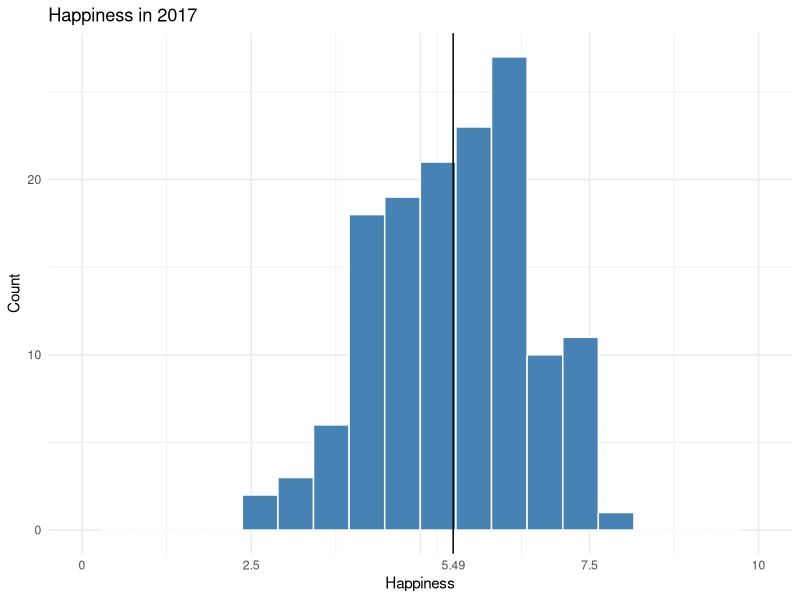
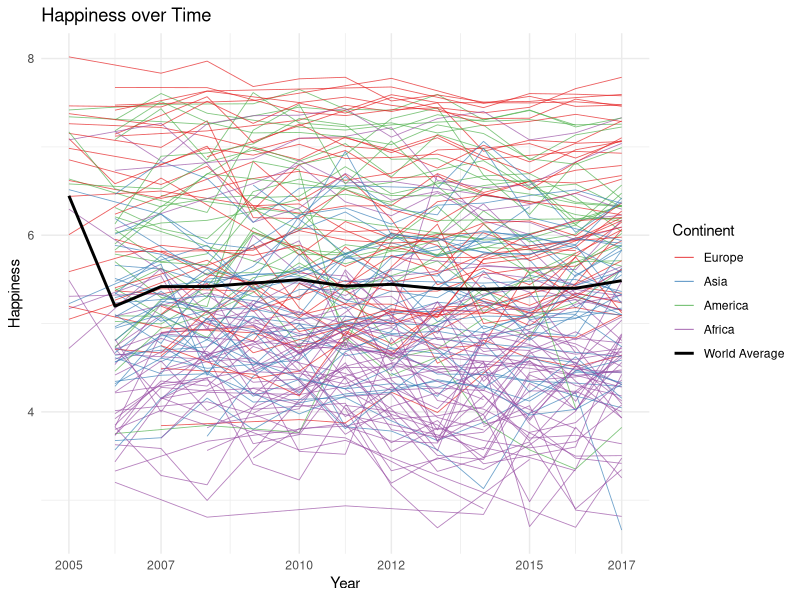
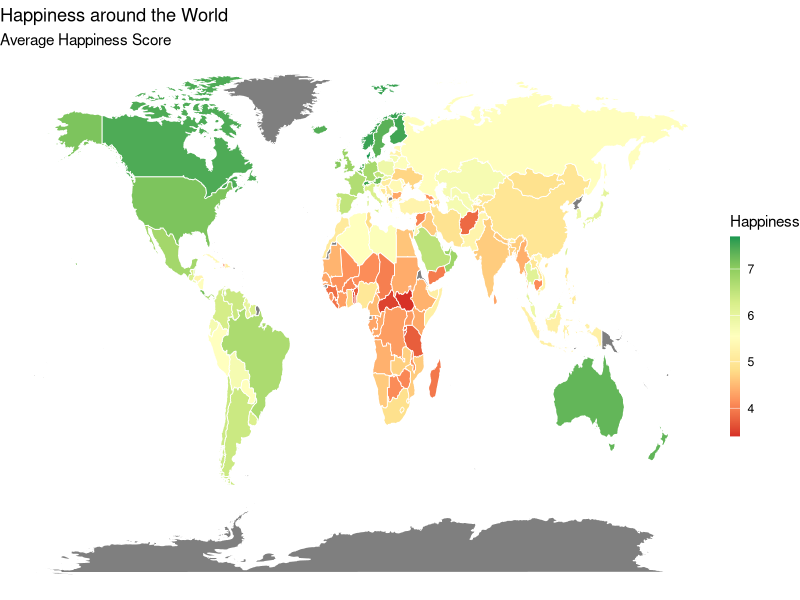
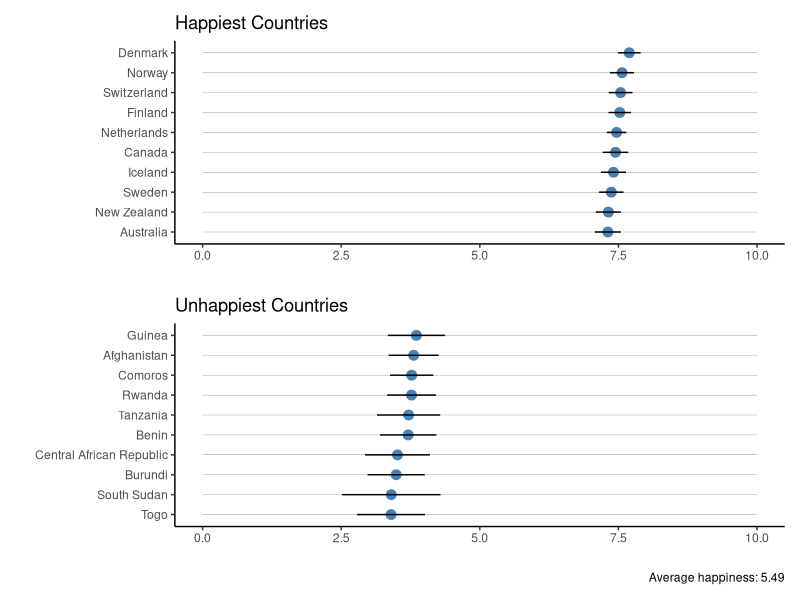
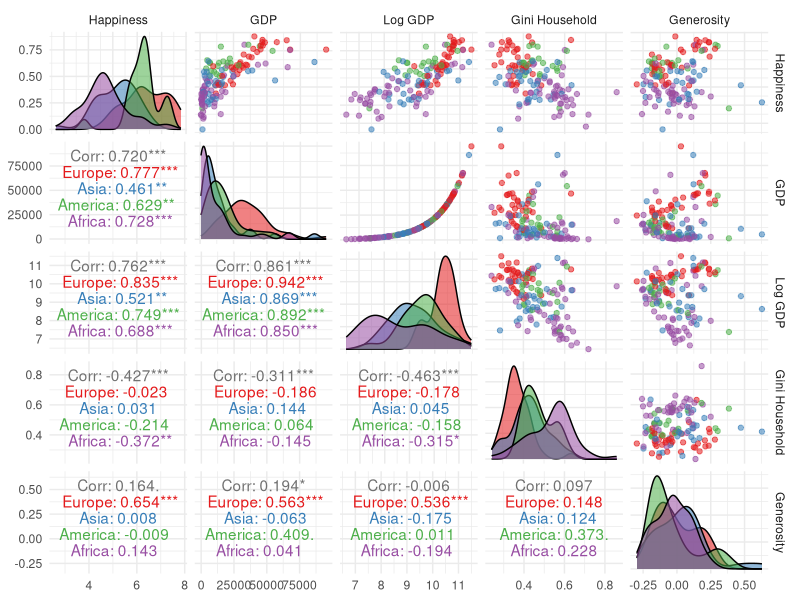
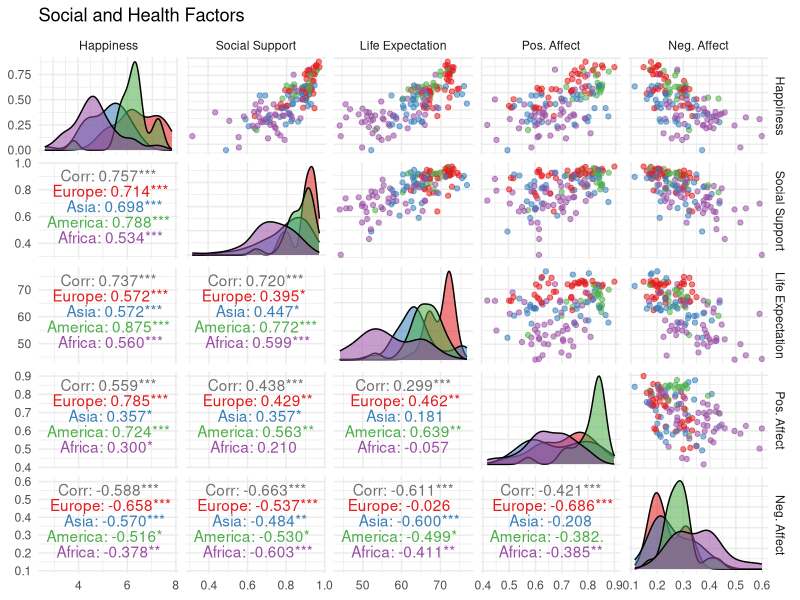
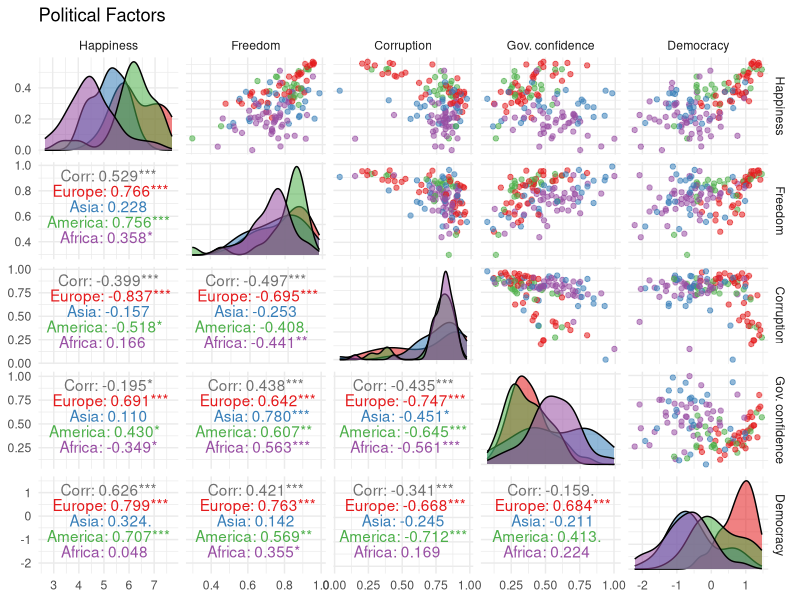
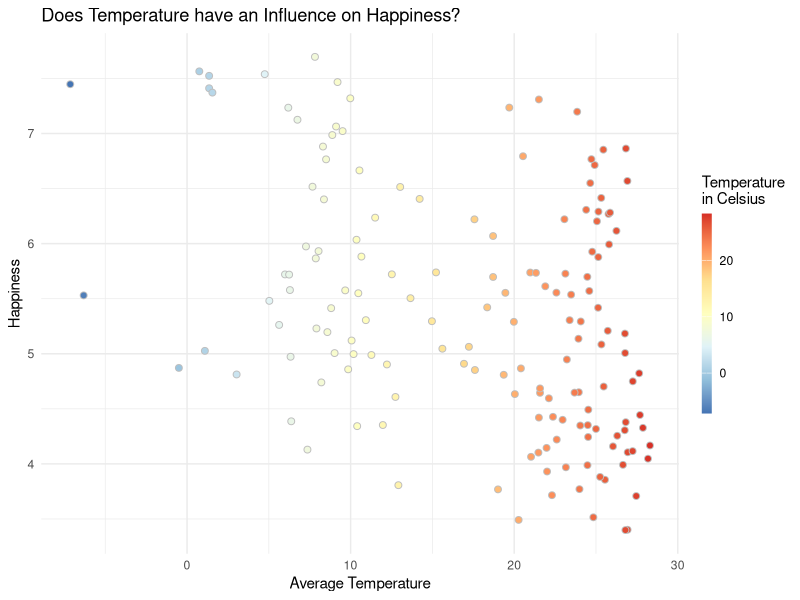

These figures' R source, in order:
## ---- chunk 1
knitr::opts_chunk$set(echo = FALSE, message = F, warning = F)
## ---- chunk 2
library(tidyverse)
library(GGally)          # nice pair plots
library(patchwork)       # patch plots together
library(gganimate)       # fancy animations

ggplot <- function(...) ggplot2::ggplot(...) + scale_color_brewer(palette="Set1") +scale_fill_brewer(palette="Set1")
unlockBinding("ggplot",parent.env(asNamespace("GGally")))
assign("ggplot",ggplot,parent.env(asNamespace("GGally")))
## ---- chunk 3
d <- read_csv("../data/WHR2018Chapter2OnlineData.csv") %>%
  rename(happiness =`Life Ladder`, 
         log_gdp =`Log GDP per capita`, 
         social = `Social support`, 
         health = `Healthy life expectancy at birth`, 
         freedom = `Freedom to make life choices`, 
         generosity = Generosity, 
         corruption = `Perceptions of corruption`, 
         pos_affect = `Positive affect`, 
         neg_affect = `Negative affect`, 
         gov_confidence = `Confidence in national government`, 
         democracy = `Democratic Quality`, 
         delivery = `Delivery Quality`, 
         sd_happiness = `Standard deviation of ladder by country-year`, 
         sd_mean_happiness = `Standard deviation/Mean of ladder by country-year`,
         gini = `GINI index (World Bank estimate)`, 
         gini_avg = `GINI index (World Bank estimate), average 2000-15`, 
         gini_household = `gini of household income reported in Gallup, by wp5-year`)
## ---- chunk 4
missing_regions <- c("Comoros" = "Sub-Saharan Africa",
  "Cuba" = "Latin America and Caribbean",
  "Djibouti" = "Middle East and North Africa",
  "Guyana" = "Latin America and Caribbean",
  "Oman" = "Middle East and North Africa",
  "Somaliland region" = "Middle East and North Africa",
  "Suriname" = "Latin America and Caribbean",
  "Swaziland" = "Sub-Saharan Africa")

d2 <- read_csv("../data/WHR2018Chapter2OnlineData_supporting_factors.csv") %>%
  select(country, region = `Region indicator`) 



d <- d %>%
  left_join( d2, by="country") %>%
  mutate(region = ifelse(is.na(region), country, region)) %>%
  mutate(region = str_replace_all(region, missing_regions)) %>%
  mutate(continent = fct_collapse(region,
                                  America=c("North America and ANZ", "Latin America and Caribbean"),
                                  Africa=c("Middle East and North Africa", "Sub-Saharan Africa" ),
                                  Asia=c("South Asia", "Southeast Asia", "East Asia", 
                                         "Commonwealth of Independent States"),
                                  Europe=c("Central and Eastern Europe", "Western Europe")
                                  )) 
## ---- chunk 5
country_spell_list <- c("Egypt, Arab Rep."="Egypt",
   "Russian Federation"="Russia",
   "Korea, Rep."="South Korea",
   "Yemen, Rep."="Yemen",
   "Slovak Republic"="Slovakia",
   "Iran, Islamic Rep."="Iran",
   "Congo, Rep."="Congo (Brazzaville)",
   "Congo, Dem. Rep."="Congo (Kinshasa)",
   "Hong Kong SAR, China"="Hong Kong S.A.R. of China",
   "Cote d'Ivoire"="Ivory Coast",
   "Kyrgyz Republic"="Kyrgyzstan",
   "Macedonia, FYR"="Macedonia",
   "Lao PDR"="Laos",
   "Venezuela, RB"="Venezuela")

gdp <- read_csv("../data/worldbank_gdp.csv",
                skip=3) %>%
  rename(country=`Country Name`, country_code=`Country Code`) %>%
  select(country, country_code, `1960`:`2017`) %>%
  gather(key="year", value="gdp", `1960`:`2017`) %>%
  mutate(log_gdp = log(gdp),
         year=as.numeric(year)) %>%
  mutate(country = str_replace_all(country, country_spell_list))



d <- d %>%
  select(-log_gdp) %>% 
  left_join( gdp, by=c("country", "year")) %>%
  select(country, country_code, region, continent, year, happiness, gdp, log_gdp, social:gini_household)

missing_country_codes <- c("Swaziland"="SWZ",
  "Palestinian Territories"="PSE",
  "North Cyprus"="CYP",
  "Somaliland"="SOM",
  "Taiwan Province of China"="TWN")

d <- d %>% 
 mutate(country_code = ifelse(is.na(country_code), country, country_code)) %>%
  mutate(country_code = str_replace_all(country_code, missing_country_codes))
  
## ---- chunk 6
d %>% 
  filter(year==2017) %>%
  ggplot(aes(x=happiness)) +
  geom_histogram(bins=20, fill="steelblue", col="white") +
  labs(x="Happiness", y="Count", title="Happiness in 2017") + 
  geom_vline(xintercept = mean(d %>% filter(year == 2017) %>% pull(happiness))) + 
  scale_x_continuous(breaks = c(0, 2.5,  5, 5.49, 7.5, 10), 
                     labels = c(0, 2.5, "", 5.49, 7.5, 10),
                    limits = c(0, 10) ) + 
  theme_minimal()
## ---- chunk 7
trend <- d %>%
  group_by(year) %>%
  summarise(happiness = mean(happiness))

d %>%
  ggplot(aes(x=year, y=happiness)) + 
  geom_line(aes(group=country, col=continent), alpha=0.7, size=0.3) +
  scale_color_manual(values=c("#E41A1C", "#377EB8", "#4DAF4A", "#984EA3", "#000000")) +
  scale_x_continuous(breaks=c(2005, 2007, 2010, 2012, 2015, 2017)) +
  geom_line(data=trend, size=1, aes(x=year, y=happiness, col="World Average")) +
  theme_minimal() +
  guides(colour = guide_legend(override.aes = list(alpha=1, size=1.5))) +
  labs(x="Year", y="Happiness", color="Continent", title="Happiness over Time")
## ---- chunk 8
map_correction <- c("Democratic Republic of the Congo"="Congo (Brazzaville)",
                    "Palestine"="Palestinian Territories",
                    "Republic of Congo"="Congo (Kinshasa)",
                    "Taiwan"="Taiwan Province of China",
                    "USA"="United States",
                    "UK"="United Kingdom")

world <- map_data("world") %>%
  rename(country = region) %>%
  mutate(country = str_replace_all(country, map_correction))

world_map <- world %>%
  left_join(d %>% 
              group_by(country) %>%
              summarize(happiness=mean(happiness), na.rm=T), by="country")

world_map %>% 
ggplot( aes(x=long, y=lat, group=group, fill=happiness)) +
  geom_polygon(col="white", size=0.3) +
  coord_cartesian() +
  scale_fill_distiller(palette="RdYlGn", direction=1) +
  theme_void() +
  labs(fill="Happiness", title="Happiness around the World", subtitle="Average Happiness Score") +
  guides(fill = guide_colourbar(barwidth = 0.5, barheight = 10))
## ---- chunk 9
happiest <- d %>% 
  group_by(country) %>%
  summarize(happiness=mean(happiness, na.rm=T),
            sd_mean_happiness=mean(sd_mean_happiness, na.rm=T)) %>%
  mutate(country = fct_reorder(country, happiness)) %>%
  top_n(10, happiness) %>%
    ggplot(aes(x=country, y=happiness)) +
    geom_point(col="steelblue", size=3) +
    geom_segment(aes(x=country,
                   xend=country,
                   y=0,
                   yend=10),
               alpha=0.6,
               size=0.1) +
  geom_segment(aes(x=country,
                   xend=country,
                   y=happiness - sd_mean_happiness,
                   yend=happiness + sd_mean_happiness)) +
  coord_flip() + theme_classic() + 
  labs(title="Happiest Countries", y="", x="")

unhappiest <- d %>% 
  group_by(country) %>%
  summarize(happiness=mean(happiness, na.rm=T),
            sd_mean_happiness=mean(sd_mean_happiness, na.rm=T)) %>%
  mutate(country = fct_reorder(country, happiness)) %>%
  top_n(-10, happiness) %>%
    ggplot(aes(x=country, y=happiness)) +
    geom_point(col="steelblue", size=3) +
    geom_segment(aes(x=country,
                   xend=country,
                   y=0,
                   yend=10),
               alpha=0.6,
               size=0.1) +
  geom_segment(aes(x=country,
                   xend=country,
                   y=happiness - sd_mean_happiness,
                   yend=happiness + sd_mean_happiness)) +
  coord_flip() + theme_classic() +
  labs(title="Unhappiest Countries", y="", x="",
       caption = paste("Average happiness:",
                      round(mean(d %>% filter(year==2017) %>% pull(happiness), na.rm=T), digits=2)))

happiest + unhappiest + plot_layout(ncol = 1)
## ---- chunk 10
d %>% 
  filter(year == 2017) %>%
  select(Happiness=happiness, 
         GDP=gdp, `Log GDP`=log_gdp, 
         `Gini Household`=gini_household, 
         Generosity=generosity, continent) %>%
  ggpairs(mapping=aes(col=continent, alpha=0.5), columns=1:5,
          upper=list(continuous="points"),
          lower=list(continuous="cor"),
          titel="Economical Factors") + 
  theme_minimal() 
## ---- chunk 11
d %>% 
  filter(year == 2017) %>%
  select(Happiness=happiness, 
         `Social Support`=social, 
         `Life Expectation`=health, 
         `Pos. Affect`=pos_affect, 
         `Neg. Affect`=neg_affect, continent) %>%
  ggpairs(mapping=aes(col=continent, alpha=0.5),
          columns = 1:5,
          upper=list(continuous="points"),
          lower=list(continuous="cor"),
          title="Social and Health Factors") +
  theme_minimal()
## ---- chunk 12
d %>% 
  filter(year == 2016) %>%
  select(Happiness=happiness, 
         Freedom=freedom, 
         Corruption=corruption, 
         `Gov. confidence`=gov_confidence, 
         Democracy=democracy,continent) %>%
    ggpairs(mapping=aes(col=continent, alpha=0.5),
          columns = 1:5,
          upper=list(continuous="points"),
          lower=list(continuous="cor"),
          title="Political Factors") +
  theme_minimal()
## ---- chunk 13
temp <- read_csv("../data/temperature_data.csv") %>%
  select(country_code=ISO_3DIGIT, avg_temp=Annual_temp)

rain <- read_csv("../data/precipitation_data.csv") %>%
  select(country_code=ISO_3DIGIT, annual_precip=Annual_precip)

temp_plot <- d %>%
  left_join(temp, by="country_code") %>%
  group_by(country) %>%
  summarise(happiness=mean(happiness, na.rm=T),
            avg_temp=mean(avg_temp, na.rm=T)) %>%
  ggplot(aes(x=avg_temp, y=happiness, fill=avg_temp)) +
  geom_point(size=2, shape=21, col="grey") +
  scale_fill_distiller(type="div", palette = "RdYlBu") +
  theme_minimal() +
  guides(fill = guide_colourbar(barwidth = 0.5, barheight = 10)) +
  labs(title="Does Temperature have an Influence on Happiness?",
       x="Average Temperature", y="Happiness", fill="Temperature\nin Celsius")

rain_plot <- d %>%
  left_join(rain, by="country_code") %>%
  group_by(country) %>%
  summarise(happiness=mean(happiness, na.rm=T),
            avg_temp=mean(annual_precip, na.rm=T)) %>%
  ggplot(aes(x=avg_temp, y=happiness, fill=avg_temp)) +
  geom_point(size=2, shape=21, col="grey") +
  scale_fill_distiller(type="seq", palette = "Blues", direction=1) +
  theme_minimal() +
  guides(fill = guide_colourbar(barwidth = 0.5, barheight = 10)) +
  labs(title="Does Rain have an Influence on Happiness?",
       x="Annual Precipitation", y="Happiness", fill="Precipitation\nin mm")

temp_plot 
## ---- chunk 14
rain_plot
## ---- chunk 15
pop <- read_csv("../data/worldbank_population.csv",
                skip=3) %>%
  select(country=`Country Name`, `1960`:`2017`) %>%
  mutate(country = str_replace_all(country, country_spell_list)) %>%
  gather(key="year", value="pop", `1960`:`2017`) %>%
  mutate(year = as.numeric(year),
         log_pop = log(pop))
  
d <- d %>%
  left_join(pop, by=c("country", "year"))
## ---- chunk 16

xlabs <- c(1000, 10000, 100000)
options(scipen = 6)
p <- d %>%
  filter(!is.na(gdp) & !is.na(pop)) %>%
  mutate(year = as.integer(year)) %>%
  arrange(desc(pop)) %>%
  ggplot(aes(x=gdp, y=happiness, fill=continent, size=pop)) + 
  geom_point(shape=21, show.legend = F) +
  scale_x_log10(breaks=c(1000, 10000, 100000), 
                labels=formatC(xlabs, digits = 0, format = "f", big.mark = ",")) +
  scale_fill_brewer(type="qual", palette="Set1") +
  scale_size(range=c(2,12), guide=F) +
  labs(x="GDP per Capita", y="Happiness", title = 'Year: {frame_time}') +
  facet_wrap(~continent) +
  theme(panel.spacing=unit(3, "lines")) +
  theme_minimal() + 
  transition_time(year) + 
  ease_aes('linear') + 
  guides(fill = guide_legend(override.aes = list(size=5))) 
  
animate(p, 200, 10)
